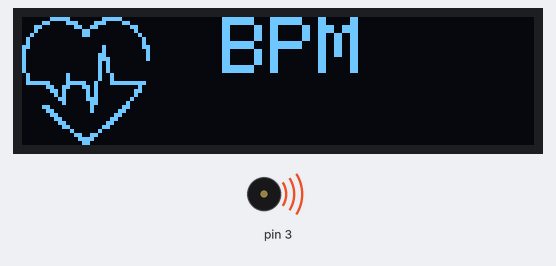
Bench run of a sketch on a simulated Arduino Uno, built with avr-gcc and run on an emulated ATmega328P. Parts: 128×32 one-colour display, buzzer (waves = sounding). The display library's start-up logo is not drawn.

Above: at 3.27 s.
Timing chart, 0 to 40.0 s (numbered marks = the images above):
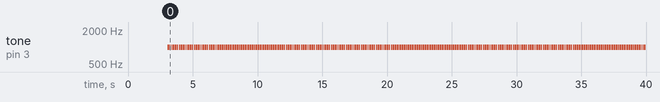

The sketch:

pantallaOLED.ino
```cpp
#include <Adafruit_GFX.h>        //OLED libraries
#include <Adafruit_SSD1306.h>
#include "heartRate.h"


#define SCREEN_WIDTH 128 // OLED display width, in pixels
#define SCREEN_HEIGHT 32 // OLED display height, in pixels
#define OLED_RESET    -1 // Reset pin # (or -1 if sharing Arduino reset pin)


Adafruit_SSD1306 display(SCREEN_WIDTH, SCREEN_HEIGHT, &Wire, OLED_RESET); //Declaring the display name (display)

static const unsigned char PROGMEM logo2_bmp[] =
{ 0x03, 0xC0, 0xF0, 0x06, 0x71, 0x8C, 0x0C, 0x1B, 0x06, 0x18, 0x0E, 0x02, 0x10, 0x0C, 0x03, 0x10,              //Logo2 and Logo3 are two bmp pictures that display on the OLED if called
0x04, 0x01, 0x10, 0x04, 0x01, 0x10, 0x40, 0x01, 0x10, 0x40, 0x01, 0x10, 0xC0, 0x03, 0x08, 0x88,
0x02, 0x08, 0xB8, 0x04, 0xFF, 0x37, 0x08, 0x01, 0x30, 0x18, 0x01, 0x90, 0x30, 0x00, 0xC0, 0x60,
0x00, 0x60, 0xC0, 0x00, 0x31, 0x80, 0x00, 0x1B, 0x00, 0x00, 0x0E, 0x00, 0x00, 0x04, 0x00,  };

static const unsigned char PROGMEM logo3_bmp[] =
{ 0x01, 0xF0, 0x0F, 0x80, 0x06, 0x1C, 0x38, 0x60, 0x18, 0x06, 0x60, 0x18, 0x10, 0x01, 0x80, 0x08,
0x20, 0x01, 0x80, 0x04, 0x40, 0x00, 0x00, 0x02, 0x40, 0x00, 0x00, 0x02, 0xC0, 0x00, 0x08, 0x03,
0x80, 0x00, 0x08, 0x01, 0x80, 0x00, 0x18, 0x01, 0x80, 0x00, 0x1C, 0x01, 0x80, 0x00, 0x14, 0x00,
0x80, 0x00, 0x14, 0x00, 0x80, 0x00, 0x14, 0x00, 0x40, 0x10, 0x12, 0x00, 0x40, 0x10, 0x12, 0x00,
0x7E, 0x1F, 0x23, 0xFE, 0x03, 0x31, 0xA0, 0x04, 0x01, 0xA0, 0xA0, 0x0C, 0x00, 0xA0, 0xA0, 0x08,
0x00, 0x60, 0xE0, 0x10, 0x00, 0x20, 0x60, 0x20, 0x06, 0x00, 0x40, 0x60, 0x03, 0x00, 0x40, 0xC0,
0x01, 0x80, 0x01, 0x80, 0x00, 0xC0, 0x03, 0x00, 0x00, 0x60, 0x06, 0x00, 0x00, 0x30, 0x0C, 0x00,
0x00, 0x08, 0x10, 0x00, 0x00, 0x06, 0x60, 0x00, 0x00, 0x03, 0xC0, 0x00, 0x00, 0x01, 0x80, 0x00  };


void setup() {


display.begin(SSD1306_SWITCHCAPVCC, 0x3C); //Start the OLED display
  display.display();
  delay(3000);
  // Initialize sensor


}

//CALCULO DE CALORIAS

//REFERENCIA
//https://www.revistagq.com/cuidados/articulo/ejercicios-que-mas-calorias-queman

int FreMin= 115;
int FreMed= 146;
int FreMax= 180;
double tiempo=0;
double ritmo=0;
double totalCalorias=0;
double SumaTotal=0;
double segundoMili=1000; //Cambiar por el tiempo que van contando
double CalsegundoMin = 0.152;
double CalsegundoMax = 0.183;


//****************************************** *****************************//
// Hacer la rutina cada segundo
//Llevar el ritmo cardiaco a valores aproximados

void calorias(){
 if (ritmo > FreMin  && ritmo <FreMed){              //frecuencia cardiaca minima para quemar calorias
  SumaTotal=+ SumaTotal + CalsegundoMin;
 }

  else if (ritmo >= FreMed  && ritmo <FreMax){      // si es una frecuencia cardiaca mas alta quema mas calorias
    SumaTotal=+ SumaTotal + CalsegundoMax;
  }

  totalCalorias=SumaTotal; // calorias Quemadas en total
}


//******************************************MAIN  LOOP *****************************//
void loop() {

                                           //Also detecting a heartbeat
                                        //If a finger is detected
    display.clearDisplay();                                   //Clear the display
    display.drawBitmap(5, 5, logo2_bmp, 24, 21, WHITE);       //Draw the first bmp picture (little heart)
    display.setTextSize(2);                                   //Near it display the average BPM you can display the BPM if you want
    display.setTextColor(WHITE);
    display.setCursor(50,0);
    display.println("BPM");
    display.setCursor(50,18);
//    display.println(beatAvg);
    display.display();

                   //If a heart beat is detected
  {
    display.clearDisplay();                                //Clear the display
    display.drawBitmap(0, 0, logo3_bmp, 32, 32, WHITE);    //Draw the second picture (bigger heart)
    display.setTextSize(2);                                //And still displays the average BPM
    display.setTextColor(WHITE);
    display.setCursor(50,0);
    display.println("BPM");
    display.setCursor(50,18);
  //  display.println(beatAvg);
    display.display();
    tone(3,1000);                                        //And tone the buzzer for a 100ms you can reduce it it will be better
    delay(100);
    noTone(3);                                          //Deactivate the buzzer to have the effect of a "bip"
    //We sensed a beat!
//    long delta = millis() - lastBeat;                   //Measure duration between two beats
//    lastBeat = millis();

//    beatsPerMinute = 60 / (delta / 1000.0);           //Calculating the BPM

//    if (beatsPerMinute < 255 && beatsPerMinute > 20)               //To calculate the average we strore some values (4) then do some math to calculate the average
    {
//      rates[rateSpot++] = (byte)beatsPerMinute; //Store this reading in the array
//      rateSpot %= RATE_SIZE; //Wrap variable

      //Take average of readings
  //    beatAvg = 0;
//      for (byte x = 0 ; x < RATE_SIZE ; x++)
 //       beatAvg += rates[x];
  //    beatAvg /= RATE_SIZE;
    }
  }


      //If no finger is detected it inform the user and put the average BPM to 0 or it will be stored for the next measure
//     beatAvg=0;
     display.clearDisplay();
     display.setTextSize(1);
     display.setTextColor(WHITE);
     display.setCursor(30,5);
     display.println("Please Place ");
     display.setCursor(30,15);
     display.println("your finger ");
     display.display();
     noTone(3);


}
```

Measured:
- by itself, tone on pin 3: alternates 1000 Hz for 0.10 s and silent for 0.04 s
- what the display in image 0 shows lasts 0.4 s, from 3.1 s to 3.5 s
